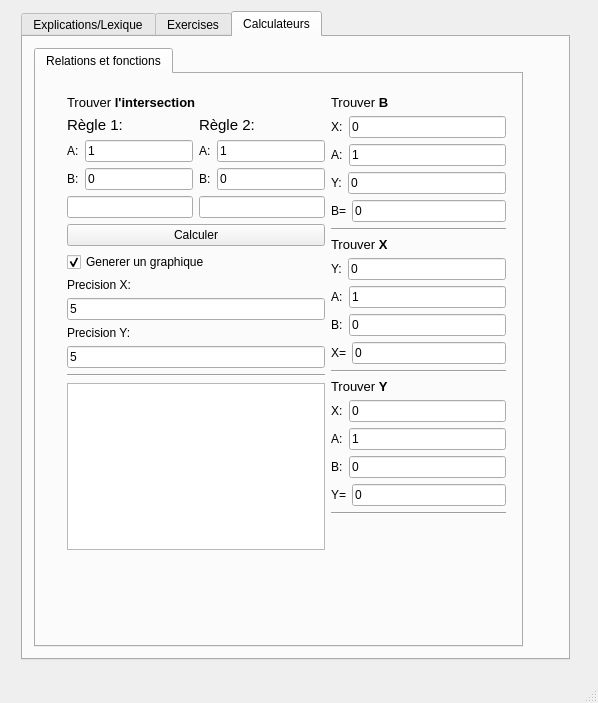
<?xml version="1.0" encoding="UTF-8"?>
<ui version="4.0">
 <class>MainWindow</class>
 <widget class="QMainWindow" name="MainWindow">
  <property name="geometry">
   <rect>
    <x>0</x>
    <y>0</y>
    <width>598</width>
    <height>703</height>
   </rect>
  </property>
  <property name="sizePolicy">
   <sizepolicy hsizetype="Minimum" vsizetype="Minimum">
    <horstretch>0</horstretch>
    <verstretch>0</verstretch>
   </sizepolicy>
  </property>
  <property name="windowTitle">
   <string>MainWindow</string>
  </property>
  <widget class="QWidget" name="centralWidget">
   <property name="sizePolicy">
    <sizepolicy hsizetype="Minimum" vsizetype="Minimum">
     <horstretch>0</horstretch>
     <verstretch>0</verstretch>
    </sizepolicy>
   </property>
   <widget class="QWidget" name="gridLayoutWidget">
    <property name="geometry">
     <rect>
      <x>10</x>
      <y>0</y>
      <width>571</width>
      <height>671</height>
     </rect>
    </property>
    <layout class="QGridLayout" name="gridLayout">
     <item row="0" column="0">
      <widget class="QTabWidget" name="tabWidget">
       <property name="currentIndex">
        <number>2</number>
       </property>
       <widget class="QWidget" name="tab_2">
        <attribute name="title">
         <string>Explications/Lexique</string>
        </attribute>
        <widget class="QWidget" name="gridLayoutWidget_3">
         <property name="geometry">
          <rect>
           <x>0</x>
           <y>0</y>
           <width>1081</width>
           <height>701</height>
          </rect>
         </property>
         <layout class="QGridLayout" name="gridLayout_3">
          <item row="0" column="0">
           <widget class="QTabWidget" name="tabWidget_3">
            <property name="currentIndex">
             <number>0</number>
            </property>
            <widget class="QWidget" name="tab_6">
             <attribute name="title">
              <string>Relations et fonctions</string>
             </attribute>
             <widget class="QWidget" name="gridLayoutWidget_6">
              <property name="geometry">
               <rect>
                <x>0</x>
                <y>0</y>
                <width>1091</width>
                <height>651</height>
               </rect>
              </property>
              <layout class="QGridLayout" name="gridLayout_6">
               <item row="1" column="0">
                <widget class="QTabWidget" name="tabWidget_5">
                 <property name="currentIndex">
                  <number>1</number>
                 </property>
                 <widget class="QWidget" name="tab_10">
                  <property name="sizePolicy">
                   <sizepolicy hsizetype="Preferred" vsizetype="Preferred">
                    <horstretch>0</horstretch>
                    <verstretch>0</verstretch>
                   </sizepolicy>
                  </property>
                  <attribute name="title">
                   <string>Explication</string>
                  </attribute>
                  <widget class="QWidget" name="gridLayoutWidget_7">
                   <property name="geometry">
                    <rect>
                     <x>20</x>
                     <y>20</y>
                     <width>1011</width>
                     <height>591</height>
                    </rect>
                   </property>
                   <layout class="QGridLayout" name="gridLayout_7">
                    <item row="0" column="0">
                     <widget class="QPushButton" name="pushButton">
                      <property name="sizePolicy">
                       <sizepolicy hsizetype="Preferred" vsizetype="Preferred">
                        <horstretch>0</horstretch>
                        <verstretch>0</verstretch>
                       </sizepolicy>
                      </property>
                      <property name="cursor">
                       <cursorShape>PointingHandCursor</cursorShape>
                      </property>
                      <property name="text">
                       <string>Ouvrir: Relations et fonctions/explication</string>
                      </property>
                      <property name="checkable">
                       <bool>false</bool>
                      </property>
                      <property name="checked">
                       <bool>false</bool>
                      </property>
                      <property name="autoDefault">
                       <bool>false</bool>
                      </property>
                      <property name="default">
                       <bool>false</bool>
                      </property>
                      <property name="flat">
                       <bool>true</bool>
                      </property>
                     </widget>
                    </item>
                   </layout>
                  </widget>
                 </widget>
                 <widget class="QWidget" name="tab_11">
                  <attribute name="title">
                   <string>Mode de representation</string>
                  </attribute>
                  <widget class="QWidget" name="gridLayoutWidget_8">
                   <property name="geometry">
                    <rect>
                     <x>20</x>
                     <y>30</y>
                     <width>1011</width>
                     <height>591</height>
                    </rect>
                   </property>
                   <layout class="QGridLayout" name="gridLayout_8">
                    <item row="0" column="0">
                     <widget class="QPushButton" name="pushButton_3">
                      <property name="sizePolicy">
                       <sizepolicy hsizetype="Preferred" vsizetype="Preferred">
                        <horstretch>0</horstretch>
                        <verstretch>0</verstretch>
                       </sizepolicy>
                      </property>
                      <property name="cursor">
                       <cursorShape>PointingHandCursor</cursorShape>
                      </property>
                      <property name="text">
                       <string>Ouvrir: Relations et fonctions/mode de representation</string>
                      </property>
                      <property name="checkable">
                       <bool>false</bool>
                      </property>
                      <property name="checked">
                       <bool>false</bool>
                      </property>
                      <property name="autoDefault">
                       <bool>false</bool>
                      </property>
                      <property name="default">
                       <bool>false</bool>
                      </property>
                      <property name="flat">
                       <bool>true</bool>
                      </property>
                     </widget>
                    </item>
                   </layout>
                  </widget>
                 </widget>
                </widget>
               </item>
              </layout>
             </widget>
            </widget>
           </widget>
          </item>
         </layout>
        </widget>
       </widget>
       <widget class="QWidget" name="tab_3">
        <attribute name="title">
         <string>Exercises</string>
        </attribute>
        <widget class="QWidget" name="gridLayoutWidget_4">
         <property name="geometry">
          <rect>
           <x>0</x>
           <y>0</y>
           <width>861</width>
           <height>411</height>
          </rect>
         </property>
         <layout class="QGridLayout" name="gridLayout_4">
          <item row="0" column="0">
           <widget class="QTabWidget" name="tabWidget_4">
            <widget class="QWidget" name="tab_8">
             <attribute name="title">
              <string>Tab 1</string>
             </attribute>
            </widget>
            <widget class="QWidget" name="tab_9">
             <attribute name="title">
              <string>Tab 2</string>
             </attribute>
            </widget>
           </widget>
          </item>
         </layout>
        </widget>
       </widget>
       <widget class="QWidget" name="tab">
        <attribute name="title">
         <string>Calculateurs</string>
        </attribute>
        <widget class="QWidget" name="gridLayoutWidget_2">
         <property name="geometry">
          <rect>
           <x>0</x>
           <y>0</y>
           <width>511</width>
           <height>621</height>
          </rect>
         </property>
         <layout class="QGridLayout" name="gridLayout_2">
          <item row="0" column="0">
           <widget class="QTabWidget" name="tabWidget_2">
            <property name="currentIndex">
             <number>0</number>
            </property>
            <widget class="QWidget" name="tab_4">
             <attribute name="title">
              <string>Relations et fonctions</string>
             </attribute>
             <widget class="QWidget" name="gridLayoutWidget_5">
              <property name="geometry">
               <rect>
                <x>20</x>
                <y>10</y>
                <width>461</width>
                <height>477</height>
               </rect>
              </property>
              <layout class="QGridLayout" name="gridLayout_5">
               <item row="0" column="0">
                <layout class="QHBoxLayout" name="horizontalLayout">
                 <item>
                  <layout class="QVBoxLayout" name="verticalLayout">
                   <item>
                    <layout class="QVBoxLayout" name="verticalLayout_2">
                     <item>
                      <layout class="QHBoxLayout" name="horizontalLayout_3"/>
                     </item>
                     <item>
                      <layout class="QVBoxLayout" name="verticalLayout_3">
                       <item>
                        <layout class="QVBoxLayout" name="verticalLayout_5">
                         <item>
                          <layout class="QVBoxLayout" name="verticalLayout_14">
                           <item>
                            <widget class="QLabel" name="label_22">
                             <property name="font">
                              <font>
                               <pointsize>18</pointsize>
                              </font>
                             </property>
                             <property name="mouseTracking">
                              <bool>false</bool>
                             </property>
                             <property name="text">
                              <string>&lt;html&gt;&lt;head/&gt;&lt;body&gt;&lt;p&gt;&lt;span style=&quot; font-size:10pt;&quot;&gt;Trouver &lt;/span&gt;&lt;span style=&quot; font-size:10pt; font-weight:600;&quot;&gt;l'intersection&lt;/span&gt;&lt;/p&gt;&lt;/body&gt;&lt;/html&gt;</string>
                             </property>
                            </widget>
                           </item>
                           <item>
                            <layout class="QHBoxLayout" name="horizontalLayout_21">
                             <item>
                              <layout class="QVBoxLayout" name="verticalLayout_13">
                               <item>
                                <widget class="QLabel" name="label_23">
                                 <property name="font">
                                  <font>
                                   <pointsize>11</pointsize>
                                  </font>
                                 </property>
                                 <property name="text">
                                  <string>Règle 1:</string>
                                 </property>
                                </widget>
                               </item>
                               <item>
                                <layout class="QHBoxLayout" name="horizontalLayout_17">
                                 <item>
                                  <widget class="QLabel" name="label_16">
                                   <property name="text">
                                    <string>A:</string>
                                   </property>
                                  </widget>
                                 </item>
                                 <item>
                                  <widget class="QLineEdit" name="Demarche1_A">
                                   <property name="text">
                                    <string>1</string>
                                   </property>
                                  </widget>
                                 </item>
                                </layout>
                               </item>
                               <item>
                                <layout class="QHBoxLayout" name="horizontalLayout_18">
                                 <item>
                                  <widget class="QLabel" name="label_18">
                                   <property name="text">
                                    <string>B:</string>
                                   </property>
                                  </widget>
                                 </item>
                                 <item>
                                  <widget class="QLineEdit" name="Demarche1_B">
                                   <property name="text">
                                    <string>0</string>
                                   </property>
                                  </widget>
                                 </item>
                                </layout>
                               </item>
                               <item>
                                <widget class="QLineEdit" name="Demarche1_Regle">
                                 <property name="readOnly">
                                  <bool>true</bool>
                                 </property>
                                </widget>
                               </item>
                              </layout>
                             </item>
                             <item>
                              <layout class="QVBoxLayout" name="verticalLayout_12">
                               <item>
                                <widget class="QLabel" name="label_24">
                                 <property name="font">
                                  <font>
                                   <pointsize>11</pointsize>
                                  </font>
                                 </property>
                                 <property name="text">
                                  <string>Règle 2:</string>
                                 </property>
                                </widget>
                               </item>
                               <item>
                                <layout class="QHBoxLayout" name="horizontalLayout_20">
                                 <item>
                                  <widget class="QLabel" name="label_17">
                                   <property name="text">
                                    <string>A:</string>
                                   </property>
                                  </widget>
                                 </item>
                                 <item>
                                  <widget class="QLineEdit" name="Demarche2_A">
                                   <property name="text">
                                    <string>1</string>
                                   </property>
                                  </widget>
                                 </item>
                                </layout>
                               </item>
                               <item>
                                <layout class="QHBoxLayout" name="horizontalLayout_19">
                                 <item>
                                  <widget class="QLabel" name="label_19">
                                   <property name="text">
                                    <string>B:</string>
                                   </property>
                                  </widget>
                                 </item>
                                 <item>
                                  <widget class="QLineEdit" name="Demarche2_B">
                                   <property name="text">
                                    <string>0</string>
                                   </property>
                                  </widget>
                                 </item>
                                </layout>
                               </item>
                               <item>
                                <widget class="QLineEdit" name="Demarche2_Regle">
                                 <property name="readOnly">
                                  <bool>true</bool>
                                 </property>
                                </widget>
                               </item>
                              </layout>
                             </item>
                            </layout>
                           </item>
                           <item>
                            <widget class="QPushButton" name="pushButton_2">
                             <property name="text">
                              <string>Calculer</string>
                             </property>
                            </widget>
                           </item>
                           <item>
                            <layout class="QHBoxLayout" name="horizontalLayout_25">
                             <item>
                              <widget class="QCheckBox" name="checkBox">
                               <property name="text">
                                <string>Generer un graphique</string>
                               </property>
                               <property name="checked">
                                <bool>true</bool>
                               </property>
                              </widget>
                             </item>
                            </layout>
                           </item>
                           <item>
                            <widget class="QLabel" name="label_20">
                             <property name="text">
                              <string>Precision X:</string>
                             </property>
                            </widget>
                           </item>
                           <item>
                            <widget class="QLineEdit" name="lineEdit">
                             <property name="text">
                              <string>5</string>
                             </property>
                            </widget>
                           </item>
                           <item>
                            <widget class="QLabel" name="label_21">
                             <property name="text">
                              <string>Precision Y:</string>
                             </property>
                            </widget>
                           </item>
                           <item>
                            <widget class="QLineEdit" name="lineEdit_2">
                             <property name="text">
                              <string>5</string>
                             </property>
                            </widget>
                           </item>
                           <item>
                            <widget class="Line" name="line_4">
                             <property name="orientation">
                              <enum>Qt::Horizontal</enum>
                             </property>
                            </widget>
                           </item>
                          </layout>
                         </item>
                         <item>
                          <widget class="QTextEdit" name="Demarche_Edit">
                           <property name="sizePolicy">
                            <sizepolicy hsizetype="Expanding" vsizetype="Expanding">
                             <horstretch>0</horstretch>
                             <verstretch>0</verstretch>
                            </sizepolicy>
                           </property>
                           <property name="font">
                            <font>
                             <pointsize>12</pointsize>
                             <stylestrategy>PreferAntialias</stylestrategy>
                            </font>
                           </property>
                           <property name="readOnly">
                            <bool>true</bool>
                           </property>
                          </widget>
                         </item>
                        </layout>
                       </item>
                      </layout>
                     </item>
                    </layout>
                   </item>
                  </layout>
                 </item>
                </layout>
               </item>
               <item row="0" column="1">
                <layout class="QHBoxLayout" name="horizontalLayout_2">
                 <item>
                  <layout class="QVBoxLayout" name="verticalLayout_11">
                   <item>
                    <layout class="QVBoxLayout" name="verticalLayout_10">
                     <item>
                      <widget class="QLabel" name="label_15">
                       <property name="sizePolicy">
                        <sizepolicy hsizetype="Preferred" vsizetype="Preferred">
                         <horstretch>0</horstretch>
                         <verstretch>0</verstretch>
                        </sizepolicy>
                       </property>
                       <property name="text">
                        <string>&lt;html&gt;&lt;head/&gt;&lt;body&gt;&lt;p&gt;&lt;span style=&quot; font-size:10pt;&quot;&gt;Trouver &lt;/span&gt;&lt;span style=&quot; font-size:10pt; font-weight:600;&quot;&gt;B&lt;/span&gt;&lt;/p&gt;&lt;/body&gt;&lt;/html&gt;</string>
                       </property>
                       <property name="scaledContents">
                        <bool>false</bool>
                       </property>
                      </widget>
                     </item>
                     <item>
                      <layout class="QHBoxLayout" name="horizontalLayout_13">
                       <item>
                        <widget class="QLabel" name="label_9">
                         <property name="text">
                          <string>X:</string>
                         </property>
                        </widget>
                       </item>
                       <item>
                        <widget class="QLineEdit" name="TrouverB_X">
                         <property name="text">
                          <string>0</string>
                         </property>
                        </widget>
                       </item>
                      </layout>
                     </item>
                     <item>
                      <layout class="QHBoxLayout" name="horizontalLayout_15">
                       <item>
                        <widget class="QLabel" name="label_11">
                         <property name="text">
                          <string>A:</string>
                         </property>
                        </widget>
                       </item>
                       <item>
                        <widget class="QLineEdit" name="TrouverB_A">
                         <property name="text">
                          <string>1</string>
                         </property>
                        </widget>
                       </item>
                      </layout>
                     </item>
                     <item>
                      <layout class="QHBoxLayout" name="horizontalLayout_14">
                       <item>
                        <widget class="QLabel" name="label_10">
                         <property name="text">
                          <string>Y:</string>
                         </property>
                        </widget>
                       </item>
                       <item>
                        <widget class="QLineEdit" name="TrouverB_Y">
                         <property name="text">
                          <string>0</string>
                         </property>
                        </widget>
                       </item>
                      </layout>
                     </item>
                     <item>
                      <layout class="QHBoxLayout" name="horizontalLayout_16">
                       <item>
                        <widget class="QLabel" name="label_12">
                         <property name="text">
                          <string>B=</string>
                         </property>
                        </widget>
                       </item>
                       <item>
                        <widget class="QLineEdit" name="TrouverB_Reponse">
                         <property name="text">
                          <string>0</string>
                         </property>
                         <property name="readOnly">
                          <bool>true</bool>
                         </property>
                        </widget>
                       </item>
                      </layout>
                     </item>
                     <item>
                      <widget class="Line" name="line_3">
                       <property name="orientation">
                        <enum>Qt::Horizontal</enum>
                       </property>
                      </widget>
                     </item>
                    </layout>
                   </item>
                   <item>
                    <layout class="QVBoxLayout" name="verticalLayout_9">
                     <item>
                      <widget class="QLabel" name="label_14">
                       <property name="text">
                        <string>&lt;html&gt;&lt;head/&gt;&lt;body&gt;&lt;p&gt;&lt;span style=&quot; font-size:10pt;&quot;&gt;Trouver &lt;/span&gt;&lt;span style=&quot; font-size:10pt; font-weight:600;&quot;&gt;X&lt;/span&gt;&lt;/p&gt;&lt;/body&gt;&lt;/html&gt;</string>
                       </property>
                      </widget>
                     </item>
                     <item>
                      <layout class="QHBoxLayout" name="horizontalLayout_9">
                       <item>
                        <widget class="QLabel" name="label_5">
                         <property name="text">
                          <string>Y:</string>
                         </property>
                        </widget>
                       </item>
                       <item>
                        <widget class="QLineEdit" name="TrouverX_Y">
                         <property name="text">
                          <string>0</string>
                         </property>
                        </widget>
                       </item>
                      </layout>
                     </item>
                     <item>
                      <layout class="QHBoxLayout" name="horizontalLayout_10">
                       <item>
                        <widget class="QLabel" name="label_6">
                         <property name="text">
                          <string>A:</string>
                         </property>
                        </widget>
                       </item>
                       <item>
                        <widget class="QLineEdit" name="TrouverX_A">
                         <property name="text">
                          <string>1</string>
                         </property>
                        </widget>
                       </item>
                      </layout>
                     </item>
                     <item>
                      <layout class="QHBoxLayout" name="horizontalLayout_11">
                       <item>
                        <widget class="QLabel" name="label_7">
                         <property name="text">
                          <string>B:</string>
                         </property>
                        </widget>
                       </item>
                       <item>
                        <widget class="QLineEdit" name="TrouverX_B">
                         <property name="text">
                          <string>0</string>
                         </property>
                        </widget>
                       </item>
                      </layout>
                     </item>
                     <item>
                      <layout class="QHBoxLayout" name="horizontalLayout_12">
                       <item>
                        <widget class="QLabel" name="label_8">
                         <property name="text">
                          <string>X=</string>
                         </property>
                        </widget>
                       </item>
                       <item>
                        <widget class="QLineEdit" name="TrouverX_Reponse">
                         <property name="text">
                          <string>0</string>
                         </property>
                         <property name="readOnly">
                          <bool>true</bool>
                         </property>
                        </widget>
                       </item>
                      </layout>
                     </item>
                     <item>
                      <widget class="Line" name="line_2">
                       <property name="orientation">
                        <enum>Qt::Horizontal</enum>
                       </property>
                      </widget>
                     </item>
                    </layout>
                   </item>
                   <item>
                    <layout class="QVBoxLayout" name="verticalLayout_8">
                     <item>
                      <widget class="QLabel" name="label_13">
                       <property name="text">
                        <string>&lt;html&gt;&lt;head/&gt;&lt;body&gt;&lt;p&gt;&lt;span style=&quot; font-size:10pt;&quot;&gt;Trouver &lt;/span&gt;&lt;span style=&quot; font-size:10pt; font-weight:600;&quot;&gt;Y&lt;/span&gt;&lt;/p&gt;&lt;/body&gt;&lt;/html&gt;</string>
                       </property>
                      </widget>
                     </item>
                     <item>
                      <layout class="QHBoxLayout" name="horizontalLayout_8">
                       <item>
                        <widget class="QLabel" name="label">
                         <property name="text">
                          <string>X:</string>
                         </property>
                        </widget>
                       </item>
                       <item>
                        <widget class="QLineEdit" name="TrouverY_X">
                         <property name="text">
                          <string>0</string>
                         </property>
                        </widget>
                       </item>
                      </layout>
                     </item>
                     <item>
                      <layout class="QHBoxLayout" name="horizontalLayout_7">
                       <item>
                        <widget class="QLabel" name="label_2">
                         <property name="text">
                          <string>A:</string>
                         </property>
                        </widget>
                       </item>
                       <item>
                        <widget class="QLineEdit" name="TrouverY_A">
                         <property name="text">
                          <string>1</string>
                         </property>
                        </widget>
                       </item>
                      </layout>
                     </item>
                     <item>
                      <layout class="QHBoxLayout" name="horizontalLayout_6">
                       <item>
                        <widget class="QLabel" name="label_3">
                         <property name="text">
                          <string>B:</string>
                         </property>
                        </widget>
                       </item>
                       <item>
                        <widget class="QLineEdit" name="TrouverY_B">
                         <property name="text">
                          <string>0</string>
                         </property>
                        </widget>
                       </item>
                      </layout>
                     </item>
                     <item>
                      <layout class="QHBoxLayout" name="horizontalLayout_5">
                       <item>
                        <widget class="QLabel" name="label_4">
                         <property name="text">
                          <string>Y=</string>
                         </property>
                        </widget>
                       </item>
                       <item>
                        <widget class="QLineEdit" name="TrouverY_Reponse">
                         <property name="text">
                          <string>0</string>
                         </property>
                         <property name="readOnly">
                          <bool>true</bool>
                         </property>
                        </widget>
                       </item>
                      </layout>
                     </item>
                     <item>
                      <widget class="Line" name="line">
                       <property name="orientation">
                        <enum>Qt::Horizontal</enum>
                       </property>
                      </widget>
                     </item>
                     <item>
                      <spacer name="verticalSpacer">
                       <property name="orientation">
                        <enum>Qt::Vertical</enum>
                       </property>
                       <property name="sizeHint" stdset="0">
                        <size>
                         <width>20</width>
                         <height>40</height>
                        </size>
                       </property>
                      </spacer>
                     </item>
                    </layout>
                   </item>
                  </layout>
                 </item>
                </layout>
               </item>
              </layout>
             </widget>
            </widget>
           </widget>
          </item>
         </layout>
        </widget>
       </widget>
      </widget>
     </item>
    </layout>
   </widget>
  </widget>
  <widget class="QStatusBar" name="statusBar"/>
 </widget>
 <layoutdefault spacing="6" margin="11"/>
 <resources/>
 <connections/>
</ui>
